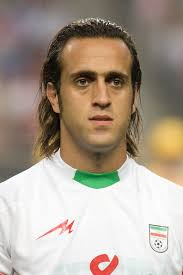
#> input picture lab13 /cv-lab13/karimi.jpg, 183 x 275 px, found by its file name
$ python task1.py
#> lines starting #> are read from the running program, lines starting #| are printed output that depends on the picture
import cv2
import numpy as np

I = cv2.imread('karimi.jpg',0)
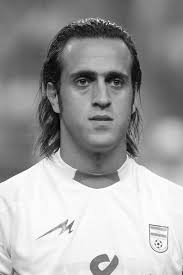
#> I: shape (275, 183); min 0, max 255, mean 160.8

# centre of the image
c = np.array([[I.shape[1]/2.0], [I.shape[0]/2.0]])
#> c = [91.5, 137.5]
print(c)
#| [[ 91.5]
#|  [137.5]]

for theta in range(0,360):
    th = theta * np.pi / 180 # convert to radians

    R = np.array([[np.cos(th),-np.sin(th)],
                  [np.sin(th), np.cos(th)]])

             # you need to change this!
    t1=np.dot(R,c)
    t=c-t1
    # concatenate R and t to create the 2x3 transformation matrix

    R1 = np.array([[1,0],[0,1]])
    t1 = c
    N = np.hstack([R,t])
    J = cv2.warpAffine(I,N, (I.shape[1], I.shape[0]) )


    cv2.imshow('J',J)

    if cv2.waitKey(10) & 0xFF == ord('q'):
        break
#> this loop made 1 pass; (key q is pressed on pass 1)

$ run again, with lab13 /cv-lab13/01.jpg copied over lab13 /cv-lab13/karimi.jpg
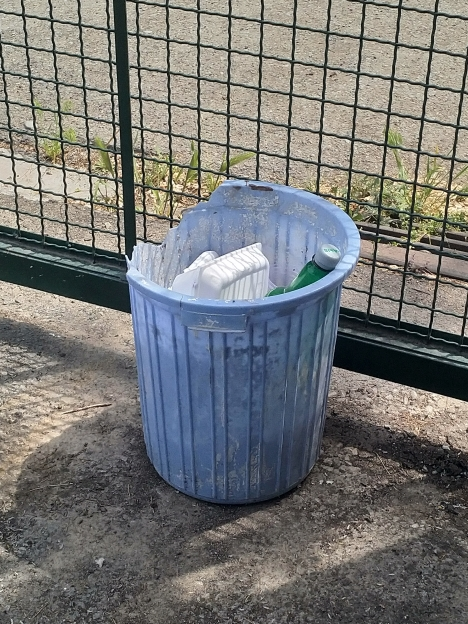
#> input picture lab13 /cv-lab13/01.jpg, 468 x 624 px, found by its file name
#> `I = cv2.imread('karimi.jpg',0)`:
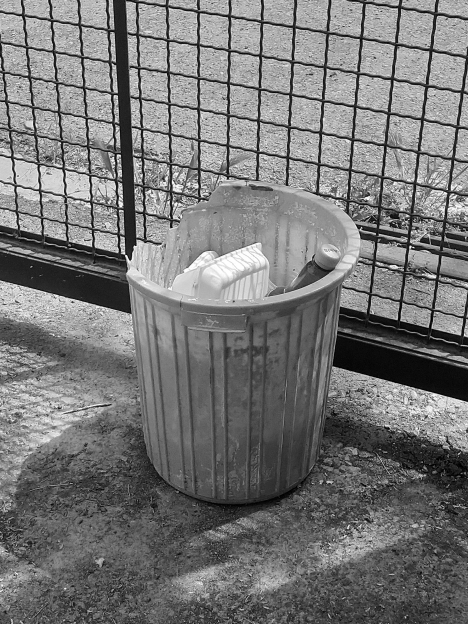
#> I: shape (624, 468); min 0, max 255, mean 118.3
#| [[234.]
#|  [312.]]
#> the loop `for theta in range(0,360):` made 1 pass; (key q is pressed on pass 1)

$ run again, with lab13 /cv-lab13/02.jpg copied over lab13 /cv-lab13/karimi.jpg
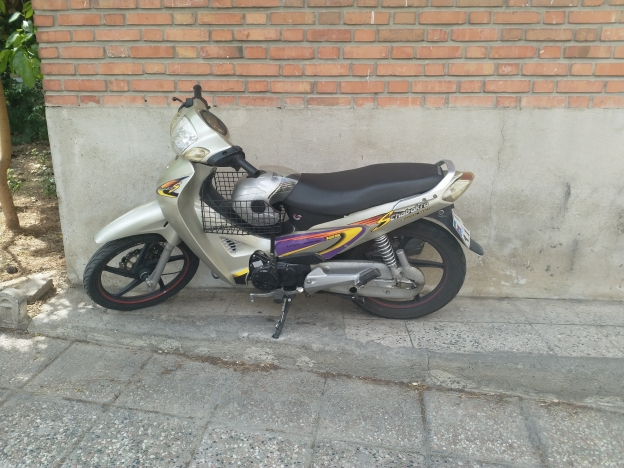
#> input picture lab13 /cv-lab13/02.jpg, 624 x 468 px, found by its file name
#> `I = cv2.imread('karimi.jpg',0)`:
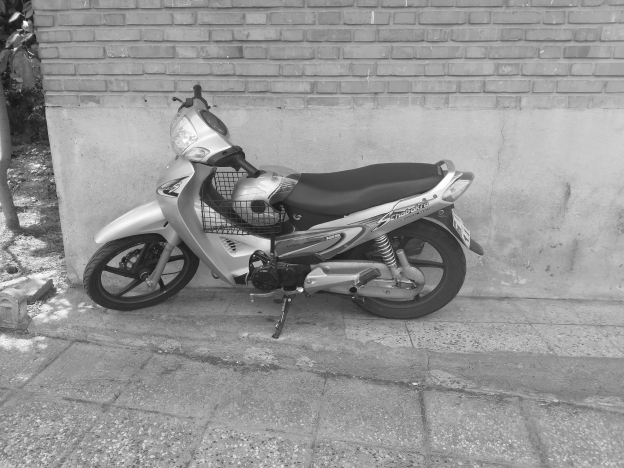
#> I: shape (468, 624); min 21, max 255, mean 147.9
#| [[312.]
#|  [234.]]
#> the loop `for theta in range(0,360):` made 1 pass; (key q is pressed on pass 1)

$ run again, with lab13 /cv-lab13/03.jpg copied over lab13 /cv-lab13/karimi.jpg
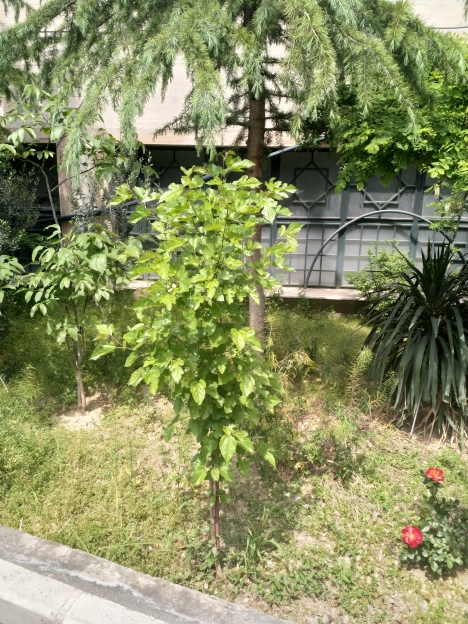
#> input picture lab13 /cv-lab13/03.jpg, 468 x 624 px, found by its file name
#> `I = cv2.imread('karimi.jpg',0)`:
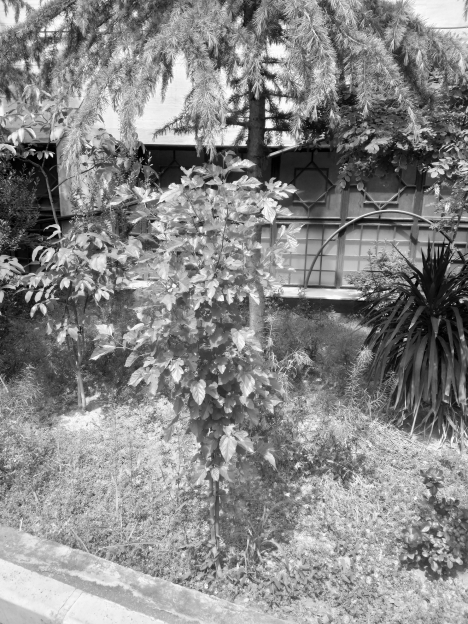
#> I: shape (624, 468); min 0, max 254, mean 135.6
#| [[234.]
#|  [312.]]
#> the loop `for theta in range(0,360):` made 1 pass; (key q is pressed on pass 1)
